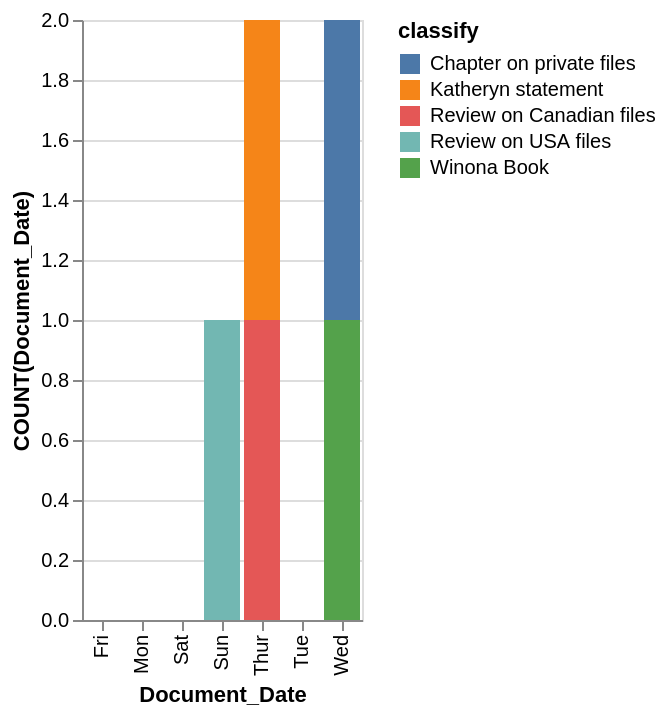

Write the Vega-Lite specification saved for this chart.
### Vega-Lite specification from a JSON file in a GitHub repository (floating-point values rounded to 4 significant figures)
{"data": {"values": [{"x_data": "Mon", "y_data": 0, "classify": "Chapter on private files"}, {"x_data": "Tue", "y_data": 0, "classify": "Chapter on private files"}, {"x_data": "Wed", "y_data": 1, "classify": "Chapter on private files"}, {"x_data": "Thur", "y_data": 0, "classify": "Chapter on private files"}, {"x_data": "Fri", "y_data": 0, "classify": "Chapter on private files"}, {"x_data": "Sat", "y_data": 0, "classify": "Chapter on private files"}, {"x_data": "Sun", "y_data": 0, "classify": "Chapter on private files"}, {"x_data": "Mon", "y_data": 0, "classify": "Katheryn statement"}, {"x_data": "Tue", "y_data": 0, "classify": "Katheryn statement"}, {"x_data": "Wed", "y_data": 0, "classify": "Katheryn statement"}, {"x_data": "Thur", "y_data": 1, "classify": "Katheryn statement"}, {"x_data": "Fri", "y_data": 0, "classify": "Katheryn statement"}, {"x_data": "Sat", "y_data": 0, "classify": "Katheryn statement"}, {"x_data": "Sun", "y_data": 0, "classify": "Katheryn statement"}, {"x_data": "Mon", "y_data": 0, "classify": "Review on Canadian files"}, {"x_data": "Tue", "y_data": 0, "classify": "Review on Canadian files"}, {"x_data": "Wed", "y_data": 0, "classify": "Review on Canadian files"}, {"x_data": "Thur", "y_data": 1, "classify": "Review on Canadian files"}, {"x_data": "Fri", "y_data": 0, "classify": "Review on Canadian files"}, {"x_data": "Sat", "y_data": 0, "classify": "Review on Canadian files"}, {"x_data": "Sun", "y_data": 0, "classify": "Review on Canadian files"}, {"x_data": "Mon", "y_data": 0, "classify": "Review on USA files"}, {"x_data": "Tue", "y_data": 0, "classify": "Review on USA files"}, {"x_data": "Wed", "y_data": 0, "classify": "Review on USA files"}, {"x_data": "Thur", "y_data": 0, "classify": "Review on USA files"}, {"x_data": "Fri", "y_data": 0, "classify": "Review on USA files"}, {"x_data": "Sat", "y_data": 0, "classify": "Review on USA files"}, {"x_data": "Sun", "y_data": 1, "classify": "Review on USA files"}, {"x_data": "Mon", "y_data": 0, "classify": "Winona Book"}, {"x_data": "Tue", "y_data": 0, "classify": "Winona Book"}, {"x_data": "Wed", "y_data": 1, "classify": "Winona Book"}, {"x_data": "Thur", "y_data": 0, "classify": "Winona Book"}, {"x_data": "Fri", "y_data": 0, "classify": "Winona Book"}, {"x_data": "Sat", "y_data": 0, "classify": "Winona Book"}, {"x_data": "Sun", "y_data": 0, "classify": "Winona Book"}]}, "mark": "bar", "encoding": {"x": {"field": "x_data", "type": "nominal", "title": "Document_Date", "sort": "ascending"}, "y": {"field": "y_data", "type": "quantitative", "title": "COUNT(Document_Date)"}, "color": {"field": "classify"}}}
